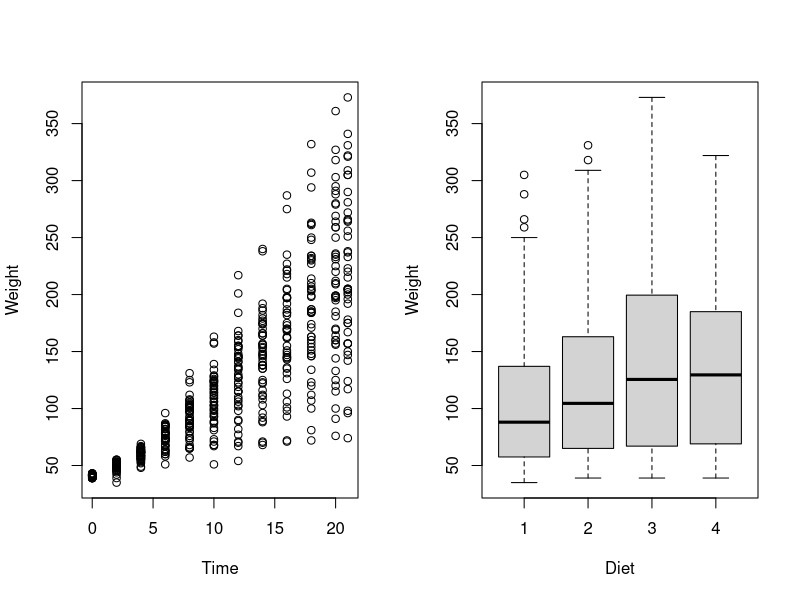
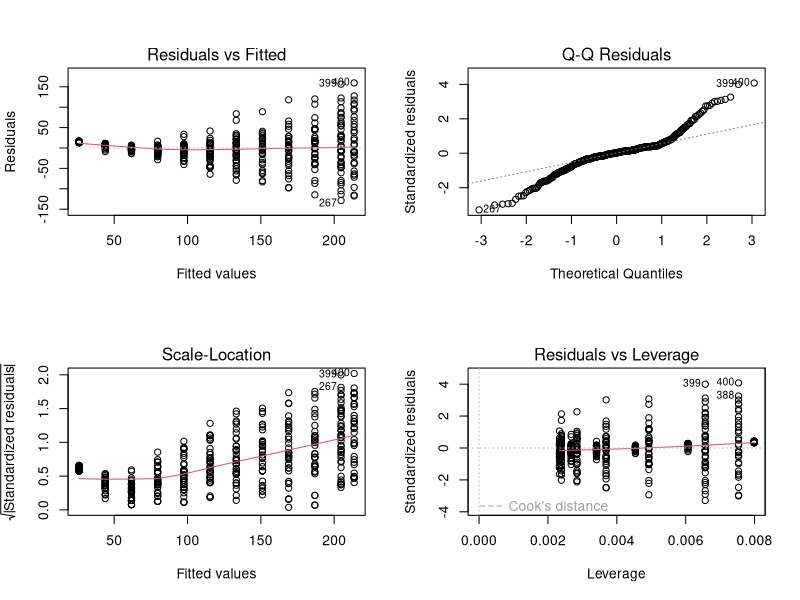
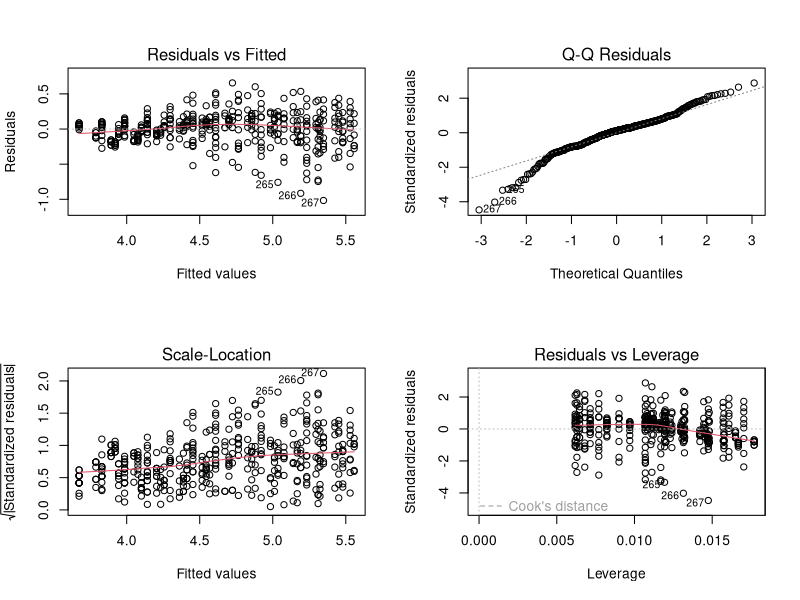

Reproduce these figures in R, in order.
## ---- chunk 1
data(ChickWeight)
dim(ChickWeight)
head(ChickWeight)
## ---- chunk 2
par(mfrow=c(1,2))
plot(ChickWeight$Time, ChickWeight$weight,
     xlab="Time", ylab="Weight")
plot(ChickWeight$Diet, ChickWeight$weight,
     xlab="Diet", ylab="Weight")
## ---- chunk 3
set.seed(1234)
i <- sample(1:nrow(ChickWeight), nrow(ChickWeight)*0.75, replace=FALSE)
train <- ChickWeight[i,]
test <- ChickWeight[-i,]
## ---- chunk 4
lm1 <- lm(weight~Time, data=train)
summary(lm1)
## ---- chunk 5
par(mfrow=c(2,2))
plot(lm1)
## ---- chunk 6
pred1 <- predict(lm1, newdata=test)
cor1 <- cor(pred1, test$weight)
mse1 <- mean((pred1-test$weight)^2) 
rmse1 <- sqrt(mse1)

print(paste('correlation:', cor1))
print(paste('mse:', mse1))
print(paste('rmse:', rmse1))
## ---- chunk 7
lm2 <- lm(weight~Time+Diet, data=train)
summary(lm2)
## ---- chunk 8
anova(lm1, lm2)
## ---- chunk 9
pred2 <- predict(lm2, newdata=test)
cor2 <- cor(pred2, test$weight)
mse2 <- mean((pred2-test$weight)^2) 
rmse2 <- sqrt(mse2)

print(paste('correlation:', cor2))
print(paste('mse:', mse2))
print(paste('rmse:', rmse2))
## ---- chunk 10
lm3 <- lm(log(weight)~Time+Diet, data=train)
summary(lm3)
par(mfrow=c(2,2))
plot(lm3)
## ---- chunk 11
pred3 <- predict(lm3, newdata=test)
pred3 <- exp(pred3)
cor3 <- cor(pred3, test$weight)
mse3 <- mean((pred3-test$weight)^2) 
rmse3 <- sqrt(mse3)

print(paste('correlation:', cor3))
print(paste('mse:', mse3))
print(paste('rmse:', rmse3))
